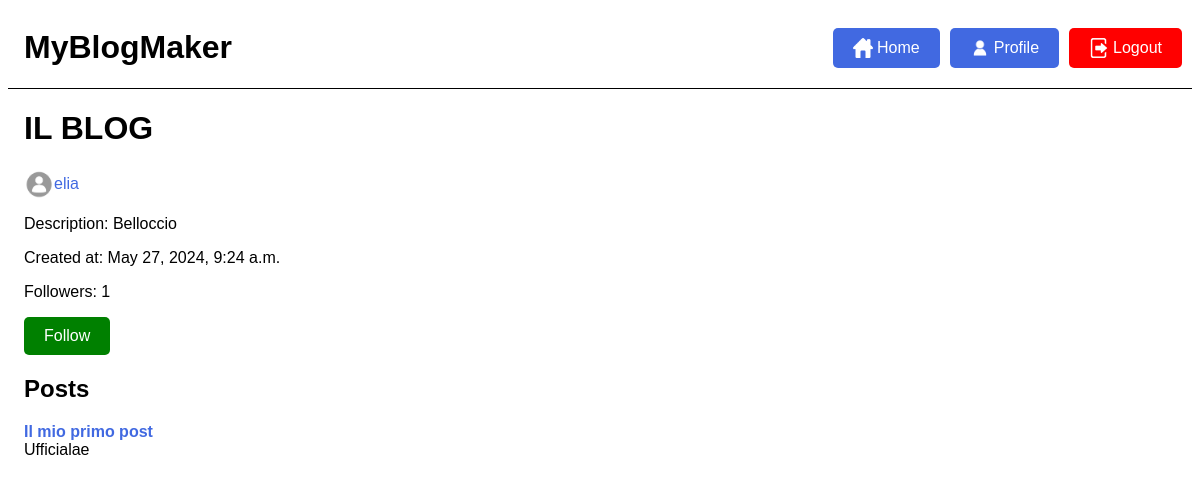
The app's page /blog/3/ (signed in) with its own data.
### blog/models.py (models this page shows, shortened)
class Blog(models.Model):
    author = models.ForeignKey(CustomUser, on_delete=models.CASCADE)
    title = models.CharField(max_length=200)
    description = models.TextField()
    created_at = models.DateTimeField(default=timezone.now)
    followers = models.ManyToManyField(CustomUser, related_name='followed_blogs', blank=True)

class Post(models.Model):
    blog = models.ForeignKey(Blog, on_delete=models.CASCADE, related_name='posts')
    title = models.CharField(max_length=200)
    content = models.TextField()
    published_date = models.DateTimeField(default=timezone.now)
    author = models.ForeignKey(CustomUser, on_delete=models.CASCADE)
    likes = models.ManyToManyField(CustomUser, related_name='liked_posts', blank=True)

### users/models.py (models this page shows, shortened)
class CustomUser(AbstractUser):
    profile_image = models.ImageField(upload_to='profile_images/', default='default.png')
    email = models.CharField(max_length=200, blank=True)
    bio = models.TextField(blank=True)

### blog/views.py (the view)
# urls.py: path('blog/<int:pk>/', views.BlogDetailView.as_view(), name='blog_detail'),
class BlogDetailView(DetailView):
    model = Blog
    template_name = 'blog_detail.html'

### templates/blog_detail.html (shortened to what this page needs)
{% extends "base_generic.html" %}
{% block content %}
  <h1>{{ object.title }}</h1>
<div class="user-wrapper">
    <img src="{{ blog.author.profile_image.url }}" alt="{{ comment.author.username }}" class="profile-image">
    <a href="{% url 'profile' blog.author %}">{{ blog.author }}</a>
</div>
  <p>Description: {{ object.description }}</p>
  <p>Created at: {{ object.created_at }}</p>
    <p>Followers: {{ blog.followers.count }}</p>
{% if blog.author != user %}
    {% if user.is_authenticated%}
        <form action="{% url 'follow_blog' blog.pk %}" method="post">
            {% if user in blog.followers.all %}
                <button type="submit" class="red-button">Unfollow</button>
            {% else %}
                <button type="submit" class="green-button">Follow</button>
            {% endif %}
        </form>
    {% else %}
        <p>You must be <a href="{% url 'login' %}">logged in</a> to follow this blog.</p>
    {% endif %}
{% endif %}
  <h2>Posts</h2>
  <ul>
    {% for post in object.posts.all %}
      <li>
          <div class="blog_info_wrapper"><a href="{% url 'post_detail' post.pk %}"><h4>{{ post.title }}</h4></a>
          {{ post.content }}
          </div>
      </li>
    {% empty %}
        <p>This blog doesn't have any posts yet.</p>
    {% endfor %}
  </ul>
{% endblock %}

### static/style.css (style rules this page uses)
body { font-family: Source Sans Pro, Helvetica, sans-serif; }
ul { list-style: none; padding: 0; }
ul h4 { margin: 0; }
a { text-decoration: none; }
button { background: none; border: none; color: inherit; font: inherit; cursor: pointer; padding: 0; outline: none; }
.user-wrapper { display: flex; align-items: center; }
.profile-image { width: 30px; height: auto; }
.green-button, .red-button, .blue-button, .grey-button { width: auto; display: inline-block; padding: 10px 20px; border: none; border-radius: 5px; cursor: pointer; color: white; }
.green-button { background-color: green; }
.blog_info_wrapper { display: flex; flex-direction: column; justify-content: space-between; }
.blog_info_wrapper a, .blog_link a, .user-wrapper a { color: royalblue; }

### records on screen
Blog: title "IL BLOG", author.profile_image (placeholder picture), author "elia", description "Belloccio", created_at "May 27, 2024, 9:24 a.m.", followers.count "1"
Post: title "Il mio primo post", content "Ufficialae"
